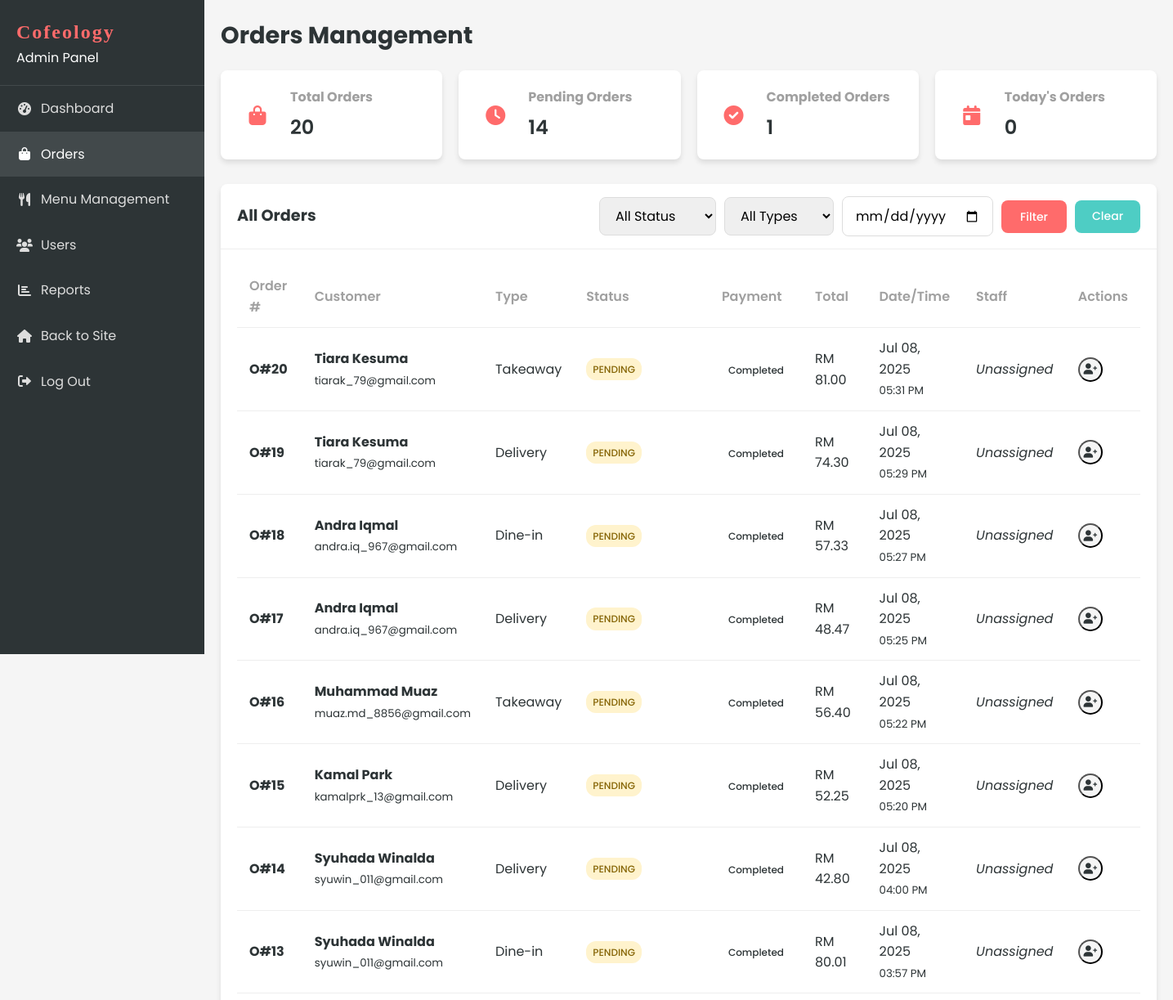
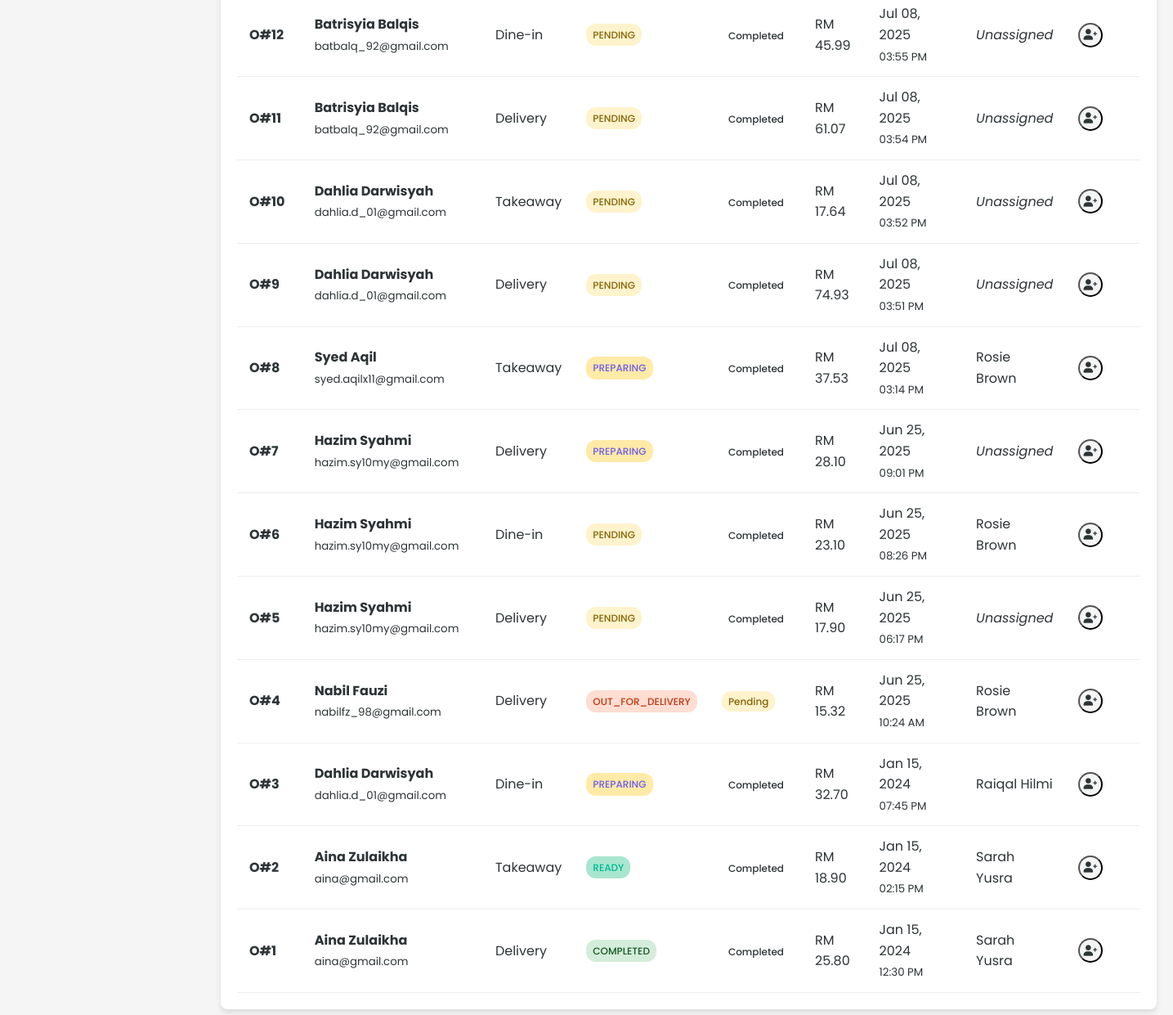
/admin/orders.php (signed in), run on the app's committed database (2 pictures, top to bottom).
### tables this page shows
CREATE TABLE `order` (
  `ORDER_ID` int(11) NOT NULL,
  `ORDER_NUMBER` varchar(20) NOT NULL,
  `ORDER_TIME` time NOT NULL,
  `ORDER_DATE` date NOT NULL,
  `ORDER_TYPE` enum('delivery','takeaway','dine-in') NOT NULL,
  `ORDER_STATUS` enum('pending','preparing','ready','out_for_delivery','completed','cancelled') DEFAULT 'pending',
  `TOT_AMOUNT` decimal(10,2) NOT NULL,
  `DELIVERY_ADDRESS` text DEFAULT NULL,
  `PAYMENT_METHOD` varchar(50) DEFAULT NULL,
  `PAYMENT_STATUS` enum('pending','completed','failed') DEFAULT 'pending',
  `CUST_ID` int(11) NOT NULL,
  `STAFF_ID` int(11) DEFAULT NULL,
  `special_instructions` text DEFAULT NULL,
  `pickup_time` datetime DEFAULT NULL,
  `created_at` timestamp NOT NULL DEFAULT current_timestamp(),
  `updated_at` timestamp NOT NULL DEFAULT current_timestamp() ON UPDATE current_timestamp()
);

CREATE TABLE `customer` (
  `CUST_ID` int(11) NOT NULL,
  `CUSTOMER_ID` varchar(20) NOT NULL,
  `CUST_NAME` varchar(100) NOT NULL,
  `CUST_NPHONE` varchar(20) NOT NULL,
  `CUST_EMAIL` varchar(100) NOT NULL,
  `CUST_PASSWORD` varchar(255) NOT NULL,
  `MEMBERSHIP` enum('basic','premium','vip') DEFAULT 'basic',
  `created_at` timestamp NOT NULL DEFAULT current_timestamp(),
  `updated_at` timestamp NOT NULL DEFAULT current_timestamp() ON UPDATE current_timestamp()
);

CREATE TABLE `staff` (
  `STAFF_ID` int(11) NOT NULL,
  `STAFF_NUMBER` varchar(20) NOT NULL,
  `STAFF_NAME` varchar(100) NOT NULL,
  `STAFF_PNUMBER` varchar(20) NOT NULL,
  `STAFF_EMAIL` varchar(100) NOT NULL,
  `STAFF_PASSWORD` varchar(255) NOT NULL,
  `created_at` timestamp NOT NULL DEFAULT current_timestamp(),
  `updated_at` timestamp NOT NULL DEFAULT current_timestamp() ON UPDATE current_timestamp()
);

### includes/functions.php (called while the page is built, shortened)
<?php
function formatCurrency($amount) {
    return 'RM ' . number_format($amount, 2);
}
?>

### admin/orders.php (the view, shortened to what this page needs)
<?php
include '../includes/db_connect.php';
include '../includes/functions.php';
$date_filter = $_GET['date'] ?? '';
$where_clause = '';
$sql = "
    SELECT
        o.ORDER_ID,
        o.ORDER_NUMBER,
        o.ORDER_DATE,
        o.ORDER_TIME,
        o.ORDER_TYPE,
        COALESCE(o.ORDER_STATUS, 'pending') as ORDER_STATUS,
        COALESCE(o.PAYMENT_STATUS, 'pending') as PAYMENT_STATUS,
        o.TOT_AMOUNT,
        o.DELIVERY_ADDRESS,
        o.PAYMENT_METHOD,
        o.special_instructions,
        o.pickup_time,
        c.CUST_NAME as customer_name,
        c.CUST_EMAIL as customer_email,
        c.CUST_NPHONE as customer_phone,
        s.STAFF_NAME as staff_name
    FROM `ORDER` o
    LEFT JOIN CUSTOMER c ON o.CUST_ID = c.CUST_ID
    LEFT JOIN STAFF s ON o.STAFF_ID = s.STAFF_ID
    $where_clause
    ORDER BY o.ORDER_DATE DESC, o.ORDER_TIME DESC
";
$stmt = $conn->prepare($sql);
$stmt->execute();
$orders = $stmt->get_result()->fetch_all(MYSQLI_ASSOC);
$stats = [];
$result = $conn->query("SELECT COUNT(*) as total FROM `ORDER`");
$stats['total_orders'] = $result ? $result->fetch_assoc()['total'] : 0;
$result = $conn->query("SELECT COUNT(*) as total FROM `ORDER` WHERE ORDER_STATUS = 'pending'");
$stats['pending_orders'] = $result ? $result->fetch_assoc()['total'] : 0;
$result = $conn->query("SELECT COUNT(*) as total FROM `ORDER` WHERE ORDER_STATUS = 'completed'");
$stats['completed_orders'] = $result ? $result->fetch_assoc()['total'] : 0;
$today = date('Y-m-d');
$result = $conn->query("SELECT COUNT(*) as total FROM `ORDER` WHERE DATE(ORDER_DATE) = '$today'");
$stats['today_orders'] = $result ? $result->fetch_assoc()['total'] : 0;
?>
<!DOCTYPE html>
<html lang="en">
<head>
    <link rel="stylesheet" href="../css/style.css?v=1.1">
    <link rel="stylesheet" href="../css/dashboard.css?v=1.1">
    <link rel="stylesheet" href="https://cdnjs.cloudflare.com/ajax/libs/font-awesome/6.0.0-beta3/css/all.min.css">
</head>
<body>
    <div class="dashboard-container">
        <?php include 'sidebar.php'; ?>
        <div class="dashboard-content">
            <header class="dashboard-header">
                <div class="header-title">
                    <h1>Orders Management</h1>
                </div>
            </header>
            <div class="dashboard-stats">
                <div class="stat-card">
                    <div class="stat-icon">
                        <i class="fas fa-shopping-bag"></i>
                    </div>
                    <div class="stat-info">
                        <h3>Total Orders</h3>
                        <p><?php echo number_format($stats['total_orders']); ?></p>
                    </div>
                </div>
                <div class="stat-card">
                    <div class="stat-icon">
                        <i class="fas fa-clock"></i>
                    </div>
                    <div class="stat-info">
                        <h3>Pending Orders</h3>
                        <p><?php echo number_format($stats['pending_orders']); ?></p>
                    </div>
                </div>
                <div class="stat-card">
                    <div class="stat-icon">
                        <i class="fas fa-check-circle"></i>
                    </div>
                    <div class="stat-info">
                        <h3>Completed Orders</h3>
                        <p><?php echo number_format($stats['completed_orders']); ?></p>
                    </div>
                </div>
                <div class="stat-card">
                    <div class="stat-icon">
                        <i class="fas fa-calendar-day"></i>
                    </div>
                    <div class="stat-info">
                        <h3>Today's Orders</h3>
                        <p><?php echo number_format($stats['today_orders']); ?></p>
                    </div>
                </div>
            </div>
            <div class="card">
                <div class="card-header">
                    <h2>All Orders</h2>
                    <div class="card-filters">
                        <form method="get" class="filter-form">
                            <select name="status" class="form-control">
                                <option value="">All Status</option>
                            </select>
                            <select name="type" class="form-control">
                                <option value="">All Types</option>
                            </select>
                            <input type="date" name="date" value="<?php echo $date_filter; ?>" class="form-control">
                            <button type="submit" class="btn btn-primary" style="min-width: 80px; height: 40px; font-size: 14px; font-weight: 500;">Filter</button>
                            <a href="orders.php" class="btn btn-secondary" style="min-width: 80px; height: 40px; display: inline-flex; align-items: center; justify-content: center; font-size: 14px; font-weight: 500;">Clear</a>
                        </form>
                    </div>
                </div>
                <div class="card-body">
                    <div class="table-responsive">
                        <table class="table">
                            <thead>
                                <tr>
                                    <th>Order #</th>
                                    <th>Customer</th>
                                    <th>Type</th>
                                    <th>Status</th>
                                    <th>Payment</th>
                                    <th>Total</th>
                                    <th>Date/Time</th>
                                    <th>Staff</th>
                                    <th>Actions</th>
                                </tr>
                            </thead>
                            <tbody>
                                <?php if (empty($orders)): ?>
                                    <tr>
                                        <td colspan="9" class="text-center">No orders found</td>
                                    </tr>
                                <?php else: ?>
                                    <?php foreach ($orders as $order): ?>
                                        <tr>
                                            <td>
                                                <strong><?php echo $order['ORDER_NUMBER'] ?? '#' . $order['ORDER_ID']; ?></strong>
                                            </td>
                                            <td>
                                                <div>
                                                    <strong><?php echo htmlspecialchars($order['customer_name'] ?? 'Unknown'); ?></strong>
                                                    <br>
                                                    <small class="text-muted"><?php echo htmlspecialchars($order['customer_email'] ?? ''); ?></small>
                                                </div>
                                            </td>
                                            <td><?php echo ucfirst($order['ORDER_TYPE']); ?></td>
                                            <td>
                                                <span class="status-badge <?php echo $order['ORDER_STATUS']; ?>">
                                                    <?php echo ucfirst($order['ORDER_STATUS']); ?>
                                                </span>
                                            </td>
                                            <td>
                                                <span class="payment-badge <?php echo $order['PAYMENT_STATUS']; ?>">
                                                    <?php echo ucfirst($order['PAYMENT_STATUS']); ?>
                                                </span>
                                            </td>
                                            <td><?php echo formatCurrency($order['TOT_AMOUNT']); ?></td>
                                            <td>
                                                <?php echo date('M d, Y', strtotime($order['ORDER_DATE'])); ?>
                                                <br>
                                                <small class="text-muted"><?php echo date('h:i A', strtotime($order['ORDER_TIME'])); ?></small>
                                            </td>
                                            <td>
                                                <?php echo $order['staff_name'] ? htmlspecialchars($order['staff_name']) : '<em>Unassigned</em>'; ?>
                                            </td>
                                            <td>
                                                <div class="table-actions">
                                                    <button class="btn-icon" onclick="assignStaff(<?php echo $order['ORDER_ID']; ?>)" title="Assign Staff">
                                                        <i class="fas fa-user-plus"></i>
                                                    </button>
                                                </div>
                                            </td>
                                        </tr>
                                    <?php endforeach; ?>
                                <?php endif; ?>
                            </tbody>
                        </table>
                    </div>
                </div>
            </div>
        </div>
    </div>
</body>
</html>

### css/style.css (style rules this page uses)
:root { --primary-color: #ff6b6b; --secondary-color: #4ecdc4; --accent-color: #ffd166; --dark-color: #2d3436; --light-color: #f8f9fa; --success-color: #6bcd69; --warning-color: #ffd166; --danger-color: #e17055; --gray-color: #a0a0a0; --border-radius: 8px; --box-shadow: 0 4px 6px rgba(0, 0, 0, 0.1); --transition: all 0.3s ease; }
* { margin: 0; padding: 0; box-sizing: border-box; }
body { font-family: 'Poppins', "Segoe UI", Tahoma, Geneva, Verdana, sans-serif; line-height: 1.6; color: var(--dark-color); background-color: #f5f5f5; }
a { text-decoration: none; color: var(--primary-color); transition: var(--transition); }
.btn { display: inline-block; padding: 10px 20px; border-radius: var(--border-radius); font-family: 'Poppins', sans-serif; font-weight: 600; text-align: center; cursor: pointer; transition: var(--transition); border: none; }
.btn-primary { background-color: var(--primary-color); color: white; }
.btn-secondary { background-color: var(--secondary-color); color: white; }
.form-control { font-family: 'Poppins', sans-serif; width: 100%; padding: 10px 15px; border: 1px solid #ddd; border-radius: var(--border-radius); font-size: 1rem; }

### css/dashboard.css (style rules this page uses)
.dashboard-container { display: flex; min-height: 100vh; }
.dashboard-content { flex: 1; margin-left: 250px; padding: 20px; background-color: #f5f5f5; }
.dashboard-header { display: flex; justify-content: space-between; align-items: center; margin-bottom: 20px; }
.header-title h1 { margin: 0; font-size: 1.8rem; }
.dashboard-stats { display: grid; grid-template-columns: repeat(auto-fit, minmax(200px, 1fr)); gap: 20px; margin-bottom: 30px; }
.stat-card { background-color: white; border-radius: var(--border-radius); box-shadow: var(--box-shadow); padding: 20px; display: flex; align-items: center; }
.stat-icon { width: 50px; height: 50px; background-color: rgba(var(--primary-color-rgb), 0.1); color: var(--primary-color); border-radius: 50%; display: flex; justify-content: center; align-items: center; font-size: 1.5rem; margin-right: 15px; }
.stat-info h3 { margin: 0 0 5px; font-size: 1rem; color: var(--gray-color); }
.stat-info p { margin: 0; font-size: 1.5rem; font-weight: 600; }
.card { background-color: white; border-radius: var(--border-radius); box-shadow: var(--box-shadow); overflow: hidden; }
.card-header { padding: 15px 20px; border-bottom: 1px solid #eee; display: flex; justify-content: space-between; align-items: center; }
.card-header h2 { margin: 0; font-size: 1.2rem; }
.card-body { padding: 20px; }
.table-responsive { overflow-x: auto; }
.table { width: 100%; border-collapse: collapse; }
.table th, .table td { padding: 12px 15px; text-align: left; border-bottom: 1px solid #eee; }
.table th { font-weight: 600; color: var(--gray-color); }
.table-actions { display: flex; gap: 10px; }
.btn-icon { width: 30px; height: 30px; border-radius: 50%; display: flex; justify-content: center; align-items: center; background-color: #f5f5f5; color: var(--dark-color); cursor: pointer; transition: var(--transition); }
.status-badge { display: inline-block; padding: 3px 8px; border-radius: 20px; font-size: 0.8rem; font-weight: 500; text-transform: uppercase; }
.status-badge.pending { background-color: rgba(255, 193, 7, 0.2); color: #856404; }
.status-badge.preparing { background-color: rgba(0, 123, 255, 0.2); color: #004085; }
.status-badge.ready { background-color: rgba(40, 167, 69, 0.2); color: #155724; }
.status-badge.out_for_delivery { background-color: rgba(255, 87, 34, 0.2); color: #bf360c; }
.status-badge.completed { background-color: rgba(76, 175, 80, 0.2); color: #2e7d32; }

### admin/orders.php (style rules this page uses)
body { font-family: 'Poppins', sans-serif !important; }
.dashboard-header h1, .card-header h2, .stat-info h3, .table th, .table td, .btn, .form-control, .modal-header h3, .form-label { font-family: 'Poppins', sans-serif !important; }
.status-badge { padding: 4px 8px; border-radius: 12px; font-size: 12px; font-weight: 500; }
.status-badge.pending { background-color: #fff3cd; color: #856404; }
.status-badge.preparing { background-color: #ffeaa7; color: #6c5ce7; }
.status-badge.ready { background-color: #a8e6cf; color: #00b894; }
.status-badge.completed { background-color: #d4edda; color: #155724; }
.payment-badge { padding: 4px 8px; border-radius: 12px; font-size: 12px; font-weight: 500; }
.payment-badge.pending { background-color: #fff3cd; color: #856404; }
.filter-form { display: flex; gap: 10px; align-items: center; }
.filter-form .form-control { width: auto; min-width: 120px; }

### data on the page
order: ORDER_NUMBER "O#20", CUST_ID.CUST_NAME "Tiara Kesuma", CUST_ID.CUST_EMAIL "tiarak_79@gmail.com", ORDER_TYPE "Takeaway", ORDER_STATUS "PENDING", PAYMENT_STATUS "Completed", TOT_AMOUNT "RM 81.00", ORDER_DATE "Jul 08, 2025", ORDER_TIME "05:31 PM", shows "Unassigned"
order: ORDER_NUMBER "O#19", CUST_ID.CUST_NAME "Tiara Kesuma", CUST_ID.CUST_EMAIL "tiarak_79@gmail.com", ORDER_TYPE "Delivery", ORDER_STATUS "PENDING", PAYMENT_STATUS "Completed", TOT_AMOUNT "RM 74.30", ORDER_DATE "Jul 08, 2025", ORDER_TIME "05:29 PM", shows "Unassigned"
order: ORDER_NUMBER "O#18", CUST_ID.CUST_NAME "Andra Iqmal", CUST_ID.CUST_EMAIL "andra.iq_967@gmail.com", ORDER_TYPE "Dine-in", ORDER_STATUS "PENDING", PAYMENT_STATUS "Completed", TOT_AMOUNT "RM 57.33", ORDER_DATE "Jul 08, 2025", ORDER_TIME "05:27 PM", shows "Unassigned"
order: ORDER_NUMBER "O#17", CUST_ID.CUST_NAME "Andra Iqmal", CUST_ID.CUST_EMAIL "andra.iq_967@gmail.com", ORDER_TYPE "Delivery", ORDER_STATUS "PENDING", PAYMENT_STATUS "Completed", TOT_AMOUNT "RM 48.47", ORDER_DATE "Jul 08, 2025", ORDER_TIME "05:25 PM", shows "Unassigned"
order: ORDER_NUMBER "O#16", CUST_ID.CUST_NAME "Muhammad Muaz", CUST_ID.CUST_EMAIL "muaz.md_8856@gmail.com", ORDER_TYPE "Takeaway", ORDER_STATUS "PENDING", PAYMENT_STATUS "Completed", TOT_AMOUNT "RM 56.40", ORDER_DATE "Jul 08, 2025", ORDER_TIME "05:22 PM", shows "Unassigned"
order: ORDER_NUMBER "O#15", CUST_ID.CUST_NAME "Kamal Park", CUST_ID.CUST_EMAIL "kamalprk_13@gmail.com", ORDER_TYPE "Delivery", ORDER_STATUS "PENDING", PAYMENT_STATUS "Completed", TOT_AMOUNT "RM 52.25", ORDER_DATE "Jul 08, 2025", ORDER_TIME "05:20 PM", shows "Unassigned"
order: ORDER_NUMBER "O#14", CUST_ID.CUST_NAME "Syuhada Winalda", CUST_ID.CUST_EMAIL "syuwin_011@gmail.com", ORDER_TYPE "Delivery", ORDER_STATUS "PENDING", PAYMENT_STATUS "Completed", TOT_AMOUNT "RM 42.80", ORDER_DATE "Jul 08, 2025", ORDER_TIME "04:00 PM", shows "Unassigned"
order: ORDER_NUMBER "O#13", CUST_ID.CUST_NAME "Syuhada Winalda", CUST_ID.CUST_EMAIL "syuwin_011@gmail.com", ORDER_TYPE "Dine-in", ORDER_STATUS "PENDING", PAYMENT_STATUS "Completed", TOT_AMOUNT "RM 80.01", ORDER_DATE "Jul 08, 2025", ORDER_TIME "03:57 PM", shows "Unassigned"
order: ORDER_NUMBER "O#12", CUST_ID.CUST_NAME "Batrisyia Balqis", CUST_ID.CUST_EMAIL "batbalq_92@gmail.com", ORDER_TYPE "Dine-in", ORDER_STATUS "PENDING", PAYMENT_STATUS "Completed", TOT_AMOUNT "RM 45.99", ORDER_DATE "Jul 08, 2025", ORDER_TIME "03:55 PM", shows "Unassigned"
order: ORDER_NUMBER "O#11", CUST_ID.CUST_NAME "Batrisyia Balqis", CUST_ID.CUST_EMAIL "batbalq_92@gmail.com", ORDER_TYPE "Delivery", ORDER_STATUS "PENDING", PAYMENT_STATUS "Completed", TOT_AMOUNT "RM 61.07", ORDER_DATE "Jul 08, 2025", ORDER_TIME "03:54 PM", shows "Unassigned"
order: ORDER_NUMBER "O#10", CUST_ID.CUST_NAME "Dahlia Darwisyah", CUST_ID.CUST_EMAIL "dahlia.d_01@gmail.com", ORDER_TYPE "Takeaway", ORDER_STATUS "PENDING", PAYMENT_STATUS "Completed", TOT_AMOUNT "RM 17.64", ORDER_DATE "Jul 08, 2025", ORDER_TIME "03:52 PM", shows "Unassigned"
order: ORDER_NUMBER "O#9", CUST_ID.CUST_NAME "Dahlia Darwisyah", CUST_ID.CUST_EMAIL "dahlia.d_01@gmail.com", ORDER_TYPE "Delivery", ORDER_STATUS "PENDING", PAYMENT_STATUS "Completed", TOT_AMOUNT "RM 74.93", ORDER_DATE "Jul 08, 2025", ORDER_TIME "03:51 PM", shows "Unassigned"
order: ORDER_NUMBER "O#8", CUST_ID.CUST_NAME "Syed Aqil", CUST_ID.CUST_EMAIL "syed.aqilx11@gmail.com", ORDER_TYPE "Takeaway", ORDER_STATUS "PREPARING", PAYMENT_STATUS "Completed", TOT_AMOUNT "RM 37.53", ORDER_DATE "Jul 08, 2025", ORDER_TIME "03:14 PM", STAFF_ID.STAFF_NAME "Rosie Brown"
order: ORDER_NUMBER "O#7", CUST_ID.CUST_NAME "Hazim Syahmi", CUST_ID.CUST_EMAIL "hazim.sy10my@gmail.com", ORDER_TYPE "Delivery", ORDER_STATUS "PREPARING", PAYMENT_STATUS "Completed", TOT_AMOUNT "RM 28.10", ORDER_DATE "Jun 25, 2025", ORDER_TIME "09:01 PM", shows "Unassigned"
order: ORDER_NUMBER "O#6", CUST_ID.CUST_NAME "Hazim Syahmi", CUST_ID.CUST_EMAIL "hazim.sy10my@gmail.com", ORDER_TYPE "Dine-in", ORDER_STATUS "PENDING", PAYMENT_STATUS "Completed", TOT_AMOUNT "RM 23.10", ORDER_DATE "Jun 25, 2025", ORDER_TIME "08:26 PM", STAFF_ID.STAFF_NAME "Rosie Brown"
order: ORDER_NUMBER "O#5", CUST_ID.CUST_NAME "Hazim Syahmi", CUST_ID.CUST_EMAIL "hazim.sy10my@gmail.com", ORDER_TYPE "Delivery", ORDER_STATUS "PENDING", PAYMENT_STATUS "Completed", TOT_AMOUNT "RM 17.90", ORDER_DATE "Jun 25, 2025", ORDER_TIME "06:17 PM", shows "Unassigned"
order: ORDER_NUMBER "O#4", CUST_ID.CUST_NAME "Nabil Fauzi", CUST_ID.CUST_EMAIL "nabilfz_98@gmail.com", ORDER_TYPE "Delivery", ORDER_STATUS "OUT_FOR_DELIVERY", PAYMENT_STATUS "Pending", TOT_AMOUNT "RM 15.32", ORDER_DATE "Jun 25, 2025", ORDER_TIME "10:24 AM", STAFF_ID.STAFF_NAME "Rosie Brown"
order: ORDER_NUMBER "O#3", CUST_ID.CUST_NAME "Dahlia Darwisyah", CUST_ID.CUST_EMAIL "dahlia.d_01@gmail.com", ORDER_TYPE "Dine-in", ORDER_STATUS "PREPARING", PAYMENT_STATUS "Completed", TOT_AMOUNT "RM 32.70", ORDER_DATE "Jan 15, 2024", ORDER_TIME "07:45 PM", STAFF_ID.STAFF_NAME "Raiqal Hilmi"
order: ORDER_NUMBER "O#2", CUST_ID.CUST_NAME "Aina Zulaikha", CUST_ID.CUST_EMAIL "aina@gmail.com", ORDER_TYPE "Takeaway", ORDER_STATUS "READY", PAYMENT_STATUS "Completed", TOT_AMOUNT "RM 18.90", ORDER_DATE "Jan 15, 2024", ORDER_TIME "02:15 PM", STAFF_ID.STAFF_NAME "Sarah Yusra"
order: ORDER_NUMBER "O#1", CUST_ID.CUST_NAME "Aina Zulaikha", CUST_ID.CUST_EMAIL "aina@gmail.com", ORDER_TYPE "Delivery", ORDER_STATUS "COMPLETED", PAYMENT_STATUS "Completed", TOT_AMOUNT "RM 25.80", ORDER_DATE "Jan 15, 2024", ORDER_TIME "12:30 PM", STAFF_ID.STAFF_NAME "Sarah Yusra"

### other printed values
$stats['total_orders'] "20"
$stats['pending_orders'] "14"
$stats['completed_orders'] "1"
$stats['today_orders'] "0"
